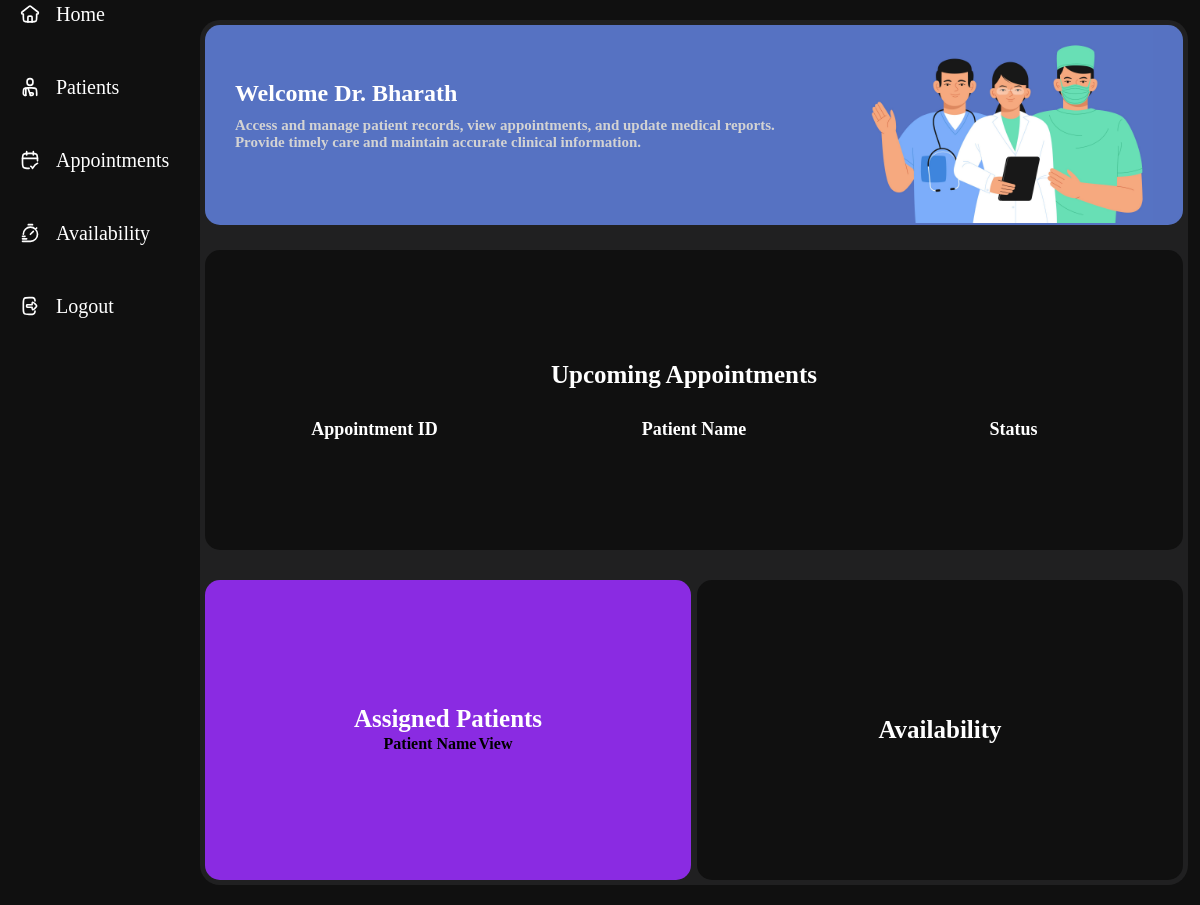
Before: /doctor_dashboard (signed in) with the older database file.
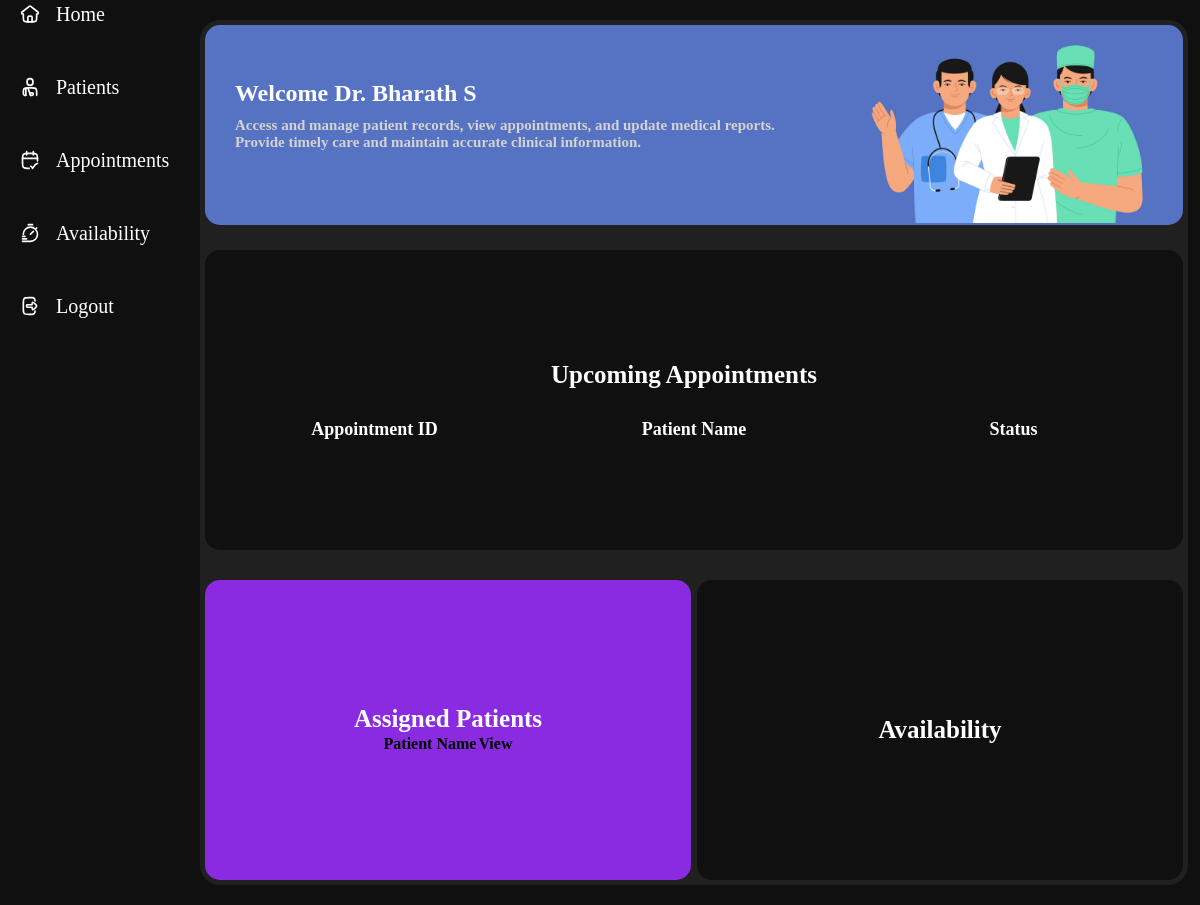
After: the same page with the newer database file.
### tables this page shows
CREATE TABLE DOCTORS(
                DOC_ID INTEGER PRIMARY KEY,
                DOC_NAME TEXT,
                DEPT_NAME TEXT,
                STATE TEXT,
                FOREIGN KEY (DOC_ID) REFERENCES USERS (USER_ID) ON DELETE CASCADE,
                FOREIGN KEY (DEPT_NAME) REFERENCES DEPARTMENT (DEPT_NAME));

### app.py (the view)
@app.route('/doctor_dashboard')
def doctor_dashboard():
    uname = request.form.get('doc_name') or session.get('username')
    uid = request.form.get('doc_id') or session.get('userid')
    con = sqlite3.connect(database)
    cur = con.cursor()
    cur.execute('SELECT DOC_ID, DOC_NAME FROM DOCTORS WHERE DOC_NAME LIKE ?', (f"%{uname}%",))
    res = cur.fetchone()
    docid, drname = res[0], res[1]
    tab=tabledata(drname)
    return render_template("doctor/dashboard.html",drname=drname,tab=tab)

### app.py (called while the page is built)
def tabledata(drname=None):
    con=sqlite3.connect(database)
    cur=con.cursor()
    cur.execute("SELECT APPOINTMENT_ID,PATIENT_NAME,DOC_NAME,APPOINTMENT_DATE,APPOINTMENT_TIME FROM APPOINTMENTS WHERE STATUS='Booked' AND DOC_NAME=?",(drname,))
    tab=cur.fetchall()
    con.close()
    return tab

### Templates/doctor/dashboard.html (shortened to what this page needs)
<!DOCTYPE html>
<html lang="en">
<head>
    <link rel="stylesheet" href="{{ url_for('static', filename='css/admindash.css') }}">
</head>
<body>
    <section class="main">
        <div class="navbar">
            <div class="icon">
                <img src="{{ url_for('static',filename='icons/home.svg')}}" alt="">
                <a href="">Home</a>
            </div>
            <div class="icon">
                <img src="{{ url_for('static',filename='icons/patient.svg')}}" alt="">
                <a href="">Patients</a>
            </div>
            <div class="icon">
                <img src="{{ url_for('static',filename='icons/app.svg')}}" alt="">
                <a href="">Appointments</a>
            </div>
            <div class="icon">
                <img src="{{ url_for('static',filename='icons/avail.svg')}}" alt="">
                <a href="/timeslot">Availability</a>
            </div>
            <div class="icon">
                <img src="{{ url_for('static',filename='icons/logout.svg')}}" alt="">
                <a href="/">Logout</a>
            </div>
        </div>
        <div class="view">
            <div class="welcome">
                <div class="text">
                    <h1>Welcome {{drname}}</h1>
                    <h2>Access and manage patient records, view appointments, and update medical reports.<br>Provide timely care and maintain accurate clinical information.</h2>
                </div>
                <img src="{{ url_for('static',filename='images/docbg.jpg')}}" alt="">
            </div>
            <div class="appointments">
                <h1 id="hmm">Upcoming Appointments</h1>
                <div class="titlee">
                    <div class="app">
                        <h1>Appointment ID</h1>
                    </div>
                    <div class="patient">
                        <h1>Patient Name</h1>
                    </div>
                    <div class="stat">
                        <h1>Status</h1>
                    </div>
                </div>
            </div>
            <div class="appointmentss" style="display: flex; justify-content: space-between; background:none;">
                <div class="appointments" style="width: 49.70%; background-color: blueviolet; margin-top: 0px; margin-bottom: 0px;">
                    <h1>Assigned Patients</h1>
                    <table>
                        <tr>
                            <th>Patient Name</th>
                            <th>View</th>
                        </tr>
                </table>
                </div>
                <div class="appointments" style="width: 49.70%; background-color: #101010; margin-top: 0px; margin-bottom: 0px;">
                    <h1>Availability</h1>
                </div>
            </div>
        </div>
    </section>
</body>
</html>

Changed rows visible on the page:
changed DOCTORS: DOC_NAME "Dr. Bharath" → "Dr. Bharath S"
